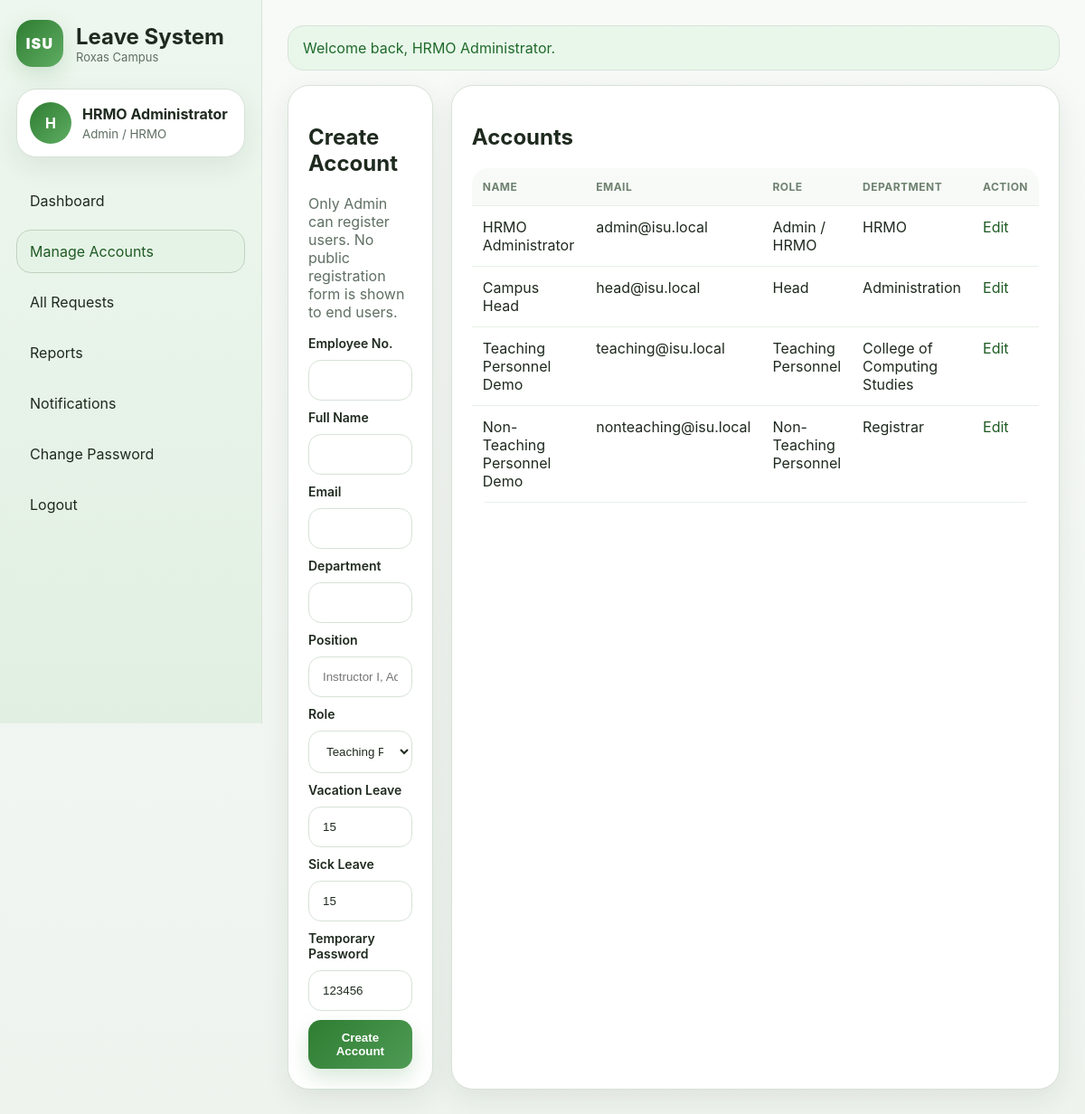
The page /manage_users.php (signed in) on the database its author committed.
### tables this page shows
CREATE TABLE users (
    id INT AUTO_INCREMENT PRIMARY KEY,
    employee_no VARCHAR(50) NULL,
    fullname VARCHAR(150) NOT NULL,
    email VARCHAR(150) NOT NULL UNIQUE,
    password VARCHAR(255) NOT NULL,
    role ENUM('admin','head','teaching','non_teaching') NOT NULL,
    department VARCHAR(150) NOT NULL,
    position VARCHAR(150) NULL,
    vacation_leave DECIMAL(10,1) NOT NULL DEFAULT 15.0,
    sick_leave DECIMAL(10,1) NOT NULL DEFAULT 15.0,
    created_at TIMESTAMP DEFAULT CURRENT_TIMESTAMP
);

### config.php (called while the page is built, shortened)
<?php
function e($value) {
    return htmlspecialchars((string)$value, ENT_QUOTES, 'UTF-8');
}
function flash($key, $message = null) {
    if (isset($_SESSION['_flash'][$key])) {
        $msg = $_SESSION['_flash'][$key];
        return $msg;
    }
    return null;
}
?>

### functions.php (called while the page is built, shortened)
<?php
require_once __DIR__ . '/config.php';
function roleLabel(string $role): string {
    switch ($role) {
        case 'admin': return 'Admin / HRMO';
        case 'head': return 'Head';
        case 'teaching': return 'Teaching Personnel';
        case 'non_teaching': return 'Non-Teaching Personnel';
    }
}

### auth.php (called while the page is built, shortened)
<?php
require_once __DIR__ . '/config.php';
function dashboardForRole(string $role): string {
    switch ($role) {
        case 'admin': return 'admin_dashboard.php';
    }
}
?>

### manage_users.php (the view, shortened to what this page needs)
<?php
require_once __DIR__ . '/auth.php';
require_once __DIR__ . '/functions.php';
$users = $db->query("SELECT * FROM users ORDER BY created_at DESC")->fetchAll();
include 'layout_top.php';
?>
<div class="grid two">
    <div class="card">
        <h2>Create Account</h2>
        <p class="muted">Only Admin can register users. No public registration form is shown to end users.</p>
        <form method="post" class="form-grid">
            <label>Employee No.</label>
            <input type="text" name="employee_no">
            <label>Full Name</label>
            <input type="text" name="fullname" required>
            <label>Email</label>
            <input type="email" name="email" required>
            <label>Department</label>
            <input type="text" name="department" required>
            <label>Position</label>
            <input type="text" name="position" placeholder="Instructor I, Administrative Aide, etc.">
            <label>Role</label>
            <select name="role" required>
                <option value="teaching">Teaching Personnel</option>
            </select>
            <label>Vacation Leave</label>
            <input type="number" name="vacation_leave" step="0.5" value="15">
            <label>Sick Leave</label>
            <input type="number" name="sick_leave" step="0.5" value="15">
            <label>Temporary Password</label>
            <input type="text" name="password" value="123456">
            <button type="submit">Create Account</button>
        </form>
    </div>
    <div class="card">
        <h2>Accounts</h2>
        <table>
            <tr>
                <th>Name</th>
                <th>Email</th>
                <th>Role</th>
                <th>Department</th>
                <th>Action</th>
            </tr>
            <?php foreach ($users as $u): ?>
            <tr>
                <td><?= e($u['fullname']) ?></td>
                <td><?= e($u['email']) ?></td>
                <td><?= e(roleLabel($u['role'])) ?></td>
                <td><?= e($u['department']) ?></td>
                <td><a href="edit_user.php?id=<?= (int)$u['id'] ?>">Edit</a></td>
            </tr>
            <?php endforeach; ?>
        </table>
    </div>
</div>
<?php include 'layout_bottom.php'; ?>

### layout_top.php (shortened to what this page needs)
<?php
require_once __DIR__ . '/config.php';
require_once __DIR__ . '/auth.php';
require_once __DIR__ . '/functions.php';
$user = $_SESSION['user'] ?? null;
$currentPage = basename($_SERVER['PHP_SELF'] ?? '');
function navActive(string $page, string $currentPage): string { return $page === $currentPage ? 'active' : ''; }
?>
<!DOCTYPE html>
<html lang="en">
<head>
    <link rel="stylesheet" href="style.css">
</head>
<body>
<div class="shell">
    <?php if ($user): ?>
    <aside class="sidebar">
        <div class="brand">
            <div class="logo">ISU</div>
            <div>
                <h2>Leave System</h2>
                <p>Roxas Campus</p>
            </div>
        </div>
        <div class="profile">
            <div class="avatar"><?= strtoupper(substr($user['fullname'], 0, 1)) ?></div>
            <div>
                <strong><?= e($user['fullname']) ?></strong>
                <small><?= e(roleLabel($user['role'])) ?></small>
            </div>
        </div>
        <nav class="menu">
            <a class="<?= navActive(dashboardForRole($user['role']), $currentPage) ?>" href="<?= e(dashboardForRole($user['role'])) ?>">Dashboard</a>
            <?php if ($user['role'] === 'admin'): ?>
                <a class="<?= navActive('manage_users.php', $currentPage) ?>" href="manage_users.php">Manage Accounts</a>
                <a class="<?= navActive('leave_requests.php', $currentPage) ?>" href="leave_requests.php">All Requests</a>
                <a class="<?= navActive('reports.php', $currentPage) ?>" href="reports.php">Reports</a>
            <?php endif; ?>
            <a class="<?= navActive('notifications.php', $currentPage) ?>" href="notifications.php">Notifications</a>
            <a class="<?= navActive('change_password.php', $currentPage) ?>" href="change_password.php">Change Password</a>
            <a href="logout.php">Logout</a>
        </nav>
    </aside>
    <?php endif; ?>
    <main class="content <?= $user ? '' : 'auth-page' ?>">
        <?php if ($msg = flash('success')): ?>
            <div class="alert success"><?= e($msg) ?></div>
        <?php endif; ?>

### layout_bottom.php
    </main>
</div>
</body>
</html>

### style.css (style rules this page uses)
:root { --bg:#eef3ee; --bg-soft:#f7faf7; --panel:#ffffff; --panel-2:#f2f6f2; --line:#d7e2d7; --text:#1f2a1f; --muted:#5f6f63; --primary:#2e7d32; --primary-dark:#1f5a24; --primary-soft:#e5f3e6; --success:#2e7d32; --danger:#c0392b; --warning:#d68b00; --shadow:0 10px 30px rgba(31,42,31,.08); }
* { box-sizing:border-box }
html { scroll-behavior:smooth }
body { margin:0;font-family:Inter,Segoe UI,Arial,sans-serif;color:var(--text);background:linear-gradient(180deg,var(--bg-soft),var(--bg)); }
a { text-decoration:none;color:var(--primary-dark) }
.shell { display:flex;min-height:100vh }
.sidebar { width:290px;padding:22px 18px;border-right:1px solid var(--line);background:linear-gradient(180deg,#eef7ef,#e1efe2);position:sticky;top:0;height:100vh }
.brand { display:flex;align-items:center;gap:14px;margin-bottom:24px }
.logo { width:52px;height:52px;border-radius:18px;background:linear-gradient(135deg,var(--primary),#5fad62);display:grid;place-items:center;font-weight:900;letter-spacing:.08em;color:#fff;box-shadow:0 8px 24px rgba(46,125,50,.18) }
.brand h2,.brand p { margin:0 }
.brand p { font-size:13px;color:var(--muted) }
.profile,.card,.login-card,.hero-pane,.note-box,.stat,.print-sheet,.mini-card { background:var(--panel);border:1px solid var(--line);box-shadow:var(--shadow) }
.profile { display:flex;align-items:center;gap:12px;padding:14px;border-radius:22px;margin-bottom:24px }
.avatar { width:46px;height:46px;border-radius:50%;display:grid;place-items:center;font-weight:700;background:linear-gradient(135deg,var(--primary),#5fad62);color:#fff }
.profile small { display:block;color:var(--muted);margin-top:4px }
.menu { display:grid;gap:8px }
.menu a { padding:13px 14px;border-radius:16px;color:var(--text);border:1px solid transparent;transition:all .2s ease }
.menu a:hover,.menu a.active { transform:translateX(4px);background:var(--primary-soft);border-color:#bfd2c0;text-decoration:none;color:var(--primary-dark) }
.content { flex:1;padding:28px }
.card,.print-sheet,.mini-card { padding:22px;border-radius:24px;margin-bottom:20px }
.hero-head p,.muted { color:var(--muted) }
.grid.two { display:grid;grid-template-columns:1fr 1fr;gap:20px }
.form-grid { display:grid;gap:10px }
label { font-size:14px;color:var(--text);font-weight:600 }
input,select,textarea { width:100%;padding:14px 15px;border-radius:14px;border:1px solid var(--line);background:#fff;color:var(--text);transition:border-color .22s ease, box-shadow .22s ease, transform .22s ease }
button,.btn,.button { display:inline-flex;align-items:center;justify-content:center;gap:8px;padding:12px 16px;border:none;border-radius:14px;color:white;font-weight:700;cursor:pointer;background:linear-gradient(135deg,var(--primary),#4f9b55);transition:transform .2s ease, box-shadow .2s ease, filter .2s ease;box-shadow:0 10px 22px rgba(46,125,50,.18) }
.alert { padding:14px 16px;border-radius:18px;border:1px solid var(--line);margin-bottom:16px }
.alert.success { background:#e9f7eb;color:#1f6a2a }
table { width:100%;border-collapse:collapse;margin-top:12px;background:#fff;border-radius:18px;overflow:hidden }
th,td { padding:13px 12px;border-bottom:1px solid #e8efe8;text-align:left;vertical-align:top }
th { font-size:12px;letter-spacing:.04em;text-transform:uppercase;color:#6e816f;background:#f7faf7 }

### rows shown on the page
users: fullname "H", fullname "HRMO Administrator", role "Admin / HRMO", email "admin@isu.local", department "HRMO"
users: fullname "Campus Head", email "head@isu.local", role "Head", department "Administration"
users: fullname "Teaching Personnel Demo", email "teaching@isu.local", role "Teaching Personnel", department "College of Computing Studies"
users: fullname "Non-Teaching Personnel Demo", email "nonteaching@isu.local", role "Non-Teaching Personnel", department "Registrar"

### other values the page prints
$msg "Welcome back, HRMO Administrator."
